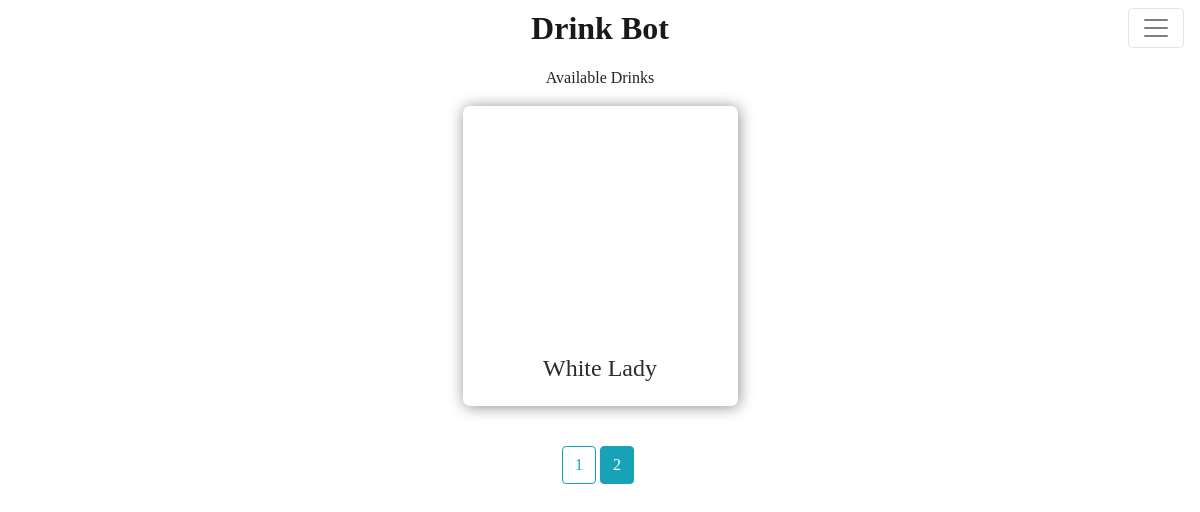
The app's page /?page=2, older data.
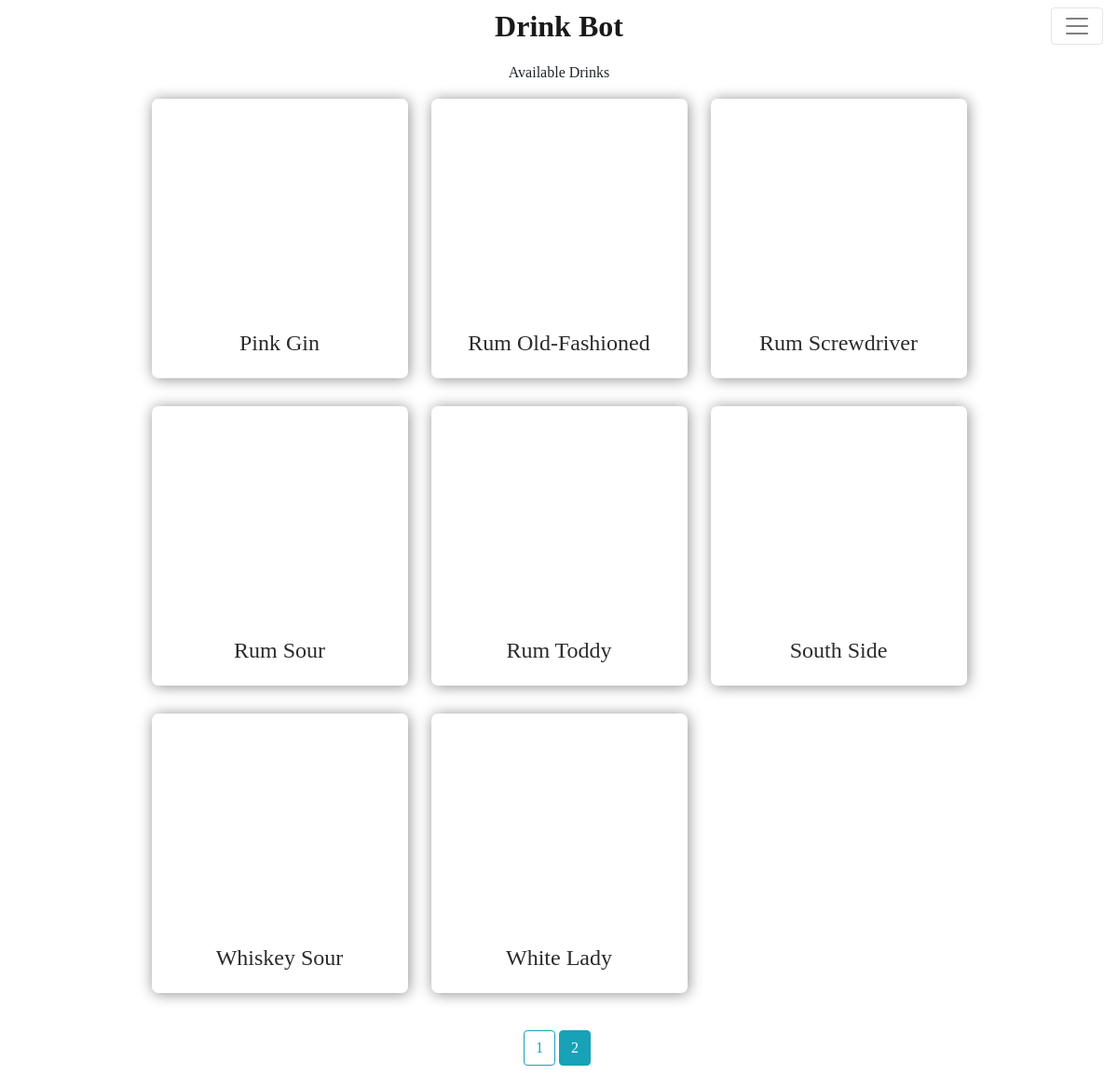
The same page, newer data.
### drink_app/models.py (models this page shows, shortened)
class Drink(models.Model):
    name = models.CharField(max_length=100)
    category = models.CharField(max_length=100)
    date_modified = models.CharField(max_length=100)
    drink_alternate = models.CharField(max_length=100)
    garnish1 = models.CharField(max_length=100)
    garnish2 = models.CharField(max_length=100)
    glass = models.CharField(max_length=100)
    iba = models.CharField(max_length=100)
    ingredient1 = models.CharField(max_length=100)
    ingredient2 = models.CharField(max_length=100)
    ingredient3 = models.CharField(max_length=100)
    ingredient4 = models.CharField(max_length=100)
    ingredient5 = models.CharField(max_length=100)
    ingredient6 = models.CharField(max_length=100)
    ingredient7 = models.CharField(max_length=100)
    ingredient8 = models.CharField(max_length=100)
    instructions = models.TextField()
    measure1 = models.CharField(max_length=100)
    measure2 = models.CharField(max_length=100)
    measure3 = models.CharField(max_length=100)
    measure4 = models.CharField(max_length=100)
    measure5 = models.CharField(max_length=100)
    measure6 = models.CharField(max_length=100)
    measure7 = models.CharField(max_length=100)
    measure8 = models.CharField(max_length=100)
    non_pump_ingr1 = models.CharField(max_length=100)
    non_pump_ingr2 = models.CharField(max_length=100)
    non_pump_ingr3 = models.CharField(max_length=100)
    non_pump_meas1 = models.CharField(max_length=100)
    non_pump_meas2 = models.CharField(max_length=100)
    non_pump_meas3 = models.CharField(max_length=100)
    tags = models.CharField(max_length=100)
    thumbnail = models.URLField(max_length=300)
    mix_type = models.CharField(max_length=100)
    substitute1 = models.CharField(max_length=100,default='None')
    substitute2 = models.CharField(max_length=100,default='None')
    substitute3 = models.CharField(max_length=100,default='None')
    substitute4 = models.CharField(max_length=100,default='None')
    substitute5 = models.CharField(max_length=100,default='None')
    substitute6 = models.CharField(max_length=100,default='None')
    substitute7 = models.CharField(max_length=100,default='None')
    substitute8 = models.CharField(max_length=100,default='None')
    def get_meas(self):
        all_meas = [self.measure1,self.measure2,self.measure3,self.measure4,self.measure5,self.measure6,
                self.measure7,self.measure8,self.non_pump_meas1,self.non_pump_meas2,self.non_pump_meas3]
        measures = []
        for meas in all_meas:
            if meas != 'None':
                measures.append(meas)
        return measures
    def get_ingrs_subs(self):
        all_ingr = [self.ingredient1,self.ingredient2,self.ingredient3,self.ingredient4,self.ingredient5,self.ingredient6,
                self.ingredient7,self.ingredient8,self.non_pump_ingr1,self.non_pump_ingr2,self.non_pump_ingr3]
        all_subs = [self.substitute1,self.substitute2,self.substitute3,self.substitute4,self.substitute5,self.substitute6,
                self.substitute7,self.substitute8,'None','None','None']
        ingrs_subs = []
        for ingr,sub in zip(all_ingr,all_subs):
            if ingr != 'None':
                ingrs_subs.append((ingr,sub))
        return ingrs_subs

### drink_app/views.py (the view)
# urls.py: 2. Add a URL to urlpatterns:  path('', views.home, name='home')
def home(request):
    form = MakeDrinkForm()
    ingrs = list(Ingredient.objects.values_list('name', flat=True))
    ingrs = dict.fromkeys(ingrs, (False,'')) # sets all ingrs to false
    extras = list(Extra.objects.values_list('name', flat=True))
    ingrs_avail = extras
    pump_ingrs = []
    pumps = {}
    for i in Pump.objects.all():
        pumps[i.ingredient] = i.name
    for ingr in pumps:
        ingrs_avail.append(ingr)
        pump_ingrs.append(ingr)
    ingrs_avail = clib.soft_search(pumps,extras,ingrs_avail,ingrs)
    pump_ingrs = clib.soft_search(pumps,extras,pump_ingrs,ingrs)
    for ingr in list(ingrs_avail):
        if not ingrs_avail[ingr][0]:
           del ingrs_avail[ingr]
    ingrs_avail['None'] = (True,'None')
    drinks = Drink.objects.filter(Q(mix_type__exact='shaken')|Q(mix_type__exact='stirred')|
                                  Q(mix_type__exact='shot')|Q(mix_type__exact='tea')|
                                  Q(mix_type__exact='blended'))
    drinks = drinks.filter(ingredient1__in=ingrs_avail).filter(ingredient2__in=ingrs_avail
                  ).filter(ingredient3__in=ingrs_avail).filter(ingredient4__in=ingrs_avail
                  ).filter(ingredient5__in=ingrs_avail).filter(ingredient6__in=ingrs_avail
                  ).filter(ingredient7__in=ingrs_avail).filter(ingredient8__in=ingrs_avail
                  ).filter(non_pump_ingr1__in=ingrs_avail).filter(non_pump_ingr2__in=ingrs_avail
                  ).filter(non_pump_ingr3__in=ingrs_avail).order_by('name')
    for ingrs in drinks.values("ingredient1","ingredient2","ingredient3","ingredient4","ingredient5","ingredient6","ingredient7","ingredient8","name"):
        substitutes = []
        for i in range(8):
            if ingrs['ingredient'+str(i+1)] != ingrs_avail[ingrs['ingredient'+str(i+1)]][1]:
                substitutes.append(ingrs_avail[ingrs['ingredient'+str(i+1)]][1])
            else:
                substitutes.append('None')
        Drink.objects.filter(name=ingrs['name']).update(substitute1=substitutes[0],substitute2=substitutes[1],
                                                        substitute3=substitutes[2],substitute4=substitutes[3],
                                                        substitute5=substitutes[4],substitute6=substitutes[5],
                                                        substitute7=substitutes[6],substitute8=substitutes[7])
    paginator = Paginator(drinks, 25) # Show 25 contacts per page.
    page_number = request.GET.get('page')
    page_obj = paginator.get_page(page_number)
    context = {
        'drinks': page_obj,
        'loops': range(1,9),
        'make_drink_form': form
        }
    if request.method == 'POST':
        form = MakeDrinkForm(request.POST)
        if form.is_valid():
            choice = [form.cleaned_data['drink_size'],form.cleaned_data['hidden_field']]
            drink_choice = Drink.objects.filter(name=choice[1]).values()[0]
            volumes = []
            ingrs_used = []
            manual_ingrs = []
            np_ingrs = []
            np_meas = []
            np_vols = []
            ingrs_disp = []
            for i in range(3):
                if drink_choice['non_pump_ingr'+str(i+1)] != 'None':
                    np_ingrs.append(drink_choice['non_pump_ingr'+str(i+1)])
                    np_meas.append(drink_choice['non_pump_meas'+str(i+1)])
                else:
                    break
            for i in range(8):
                if drink_choice['measure'+str(i+1)] != 'None':
                    ingrs_used.append( (drink_choice['ingredient'+str(i+1)],i+1) )
                    volumes.append(float(drink_choice['measure'+str(i+1)].split(' ')[0]))
                else:
                    break
            try:
                choice[0] = int(choice[0])
            except:
                choice[0] = sum(volumes)
            multiplier = choice[0]/sum(volumes)
            volumes = [round(x * multiplier,2) for x in volumes]
            for ingr,idx in ingrs_used:
                if not pump_ingrs[ingr][0]:
                    manual_ingrs.append((ingr,idx,ingrs_avail[ingr][1]))
                else:
                    ingrs_disp.append((ingr,idx,pump_ingrs[ingr][1]))
            for meas in np_meas:
                try:
                    np_vols.append(f"{float(meas.split(' ')[0]) * multiplier:.2g} {meas.partition(' ')[2]}")
                except:
                    np_vols.append(meas)
            sub_str = ''
            for ingr,idx,sub in manual_ingrs:
                if ingr == sub:
                    man_sub_str = ''
                else:
                    man_sub_str = f"({ingrs_avail[ingr][1].title()})"
                sub_str += f"{volumes[idx-1]} oz {ingr.title()} {man_sub_str}<br>"
            for meas,ingr in zip(np_vols,np_ingrs):
                sub_str += f"{meas} {ingr.title()}<br/>"
            pump_disp = {}
            for i in range(len(pumps)):
                pump_disp['pump'+str(i)] = 0
            for ingr,idx,sub in ingrs_disp:
                pump_disp[pumps[sub]] += volumes[idx-1]
            print(pump_disp)
            string_for_arduino = []
            for key,val in pump_disp.items():
                if val > 0:
                    string_for_arduino.append(key[-1]) # pump number
                    string_for_arduino.append(str(val)) # pump volume
            arduino_string = f"<{','.join(string_for_arduino)}>"
            ser = serial.Serial('/dev/ttyACM0', 115200, timeout=1)
            ser.flush()
            ser.write(bytes(arduino_string, encoding='utf-8'))
            ser.close()
            messages.success(request, mark_safe(f'"{choice[1]}" Sent to Barbot'))
            if sub_str != '':
                messages.success(request, mark_safe(f"<strong>You need to add</strong><br>{sub_str}"))
            return redirect('drinks-home') # necessary to avoid form resubmit
    else:
        form = MakeDrinkForm()
    return render(request,'drink_app/home.html', context)

### drink_app/templates/drink_app/home.html (shortened to what this page needs)
{% extends "drink_app/base.html" %}
{% block content %}
    <div class="intro-sec">
        <div class="home-heading-div">
            <p class="paragraph1">Available Drinks</p>
        </div>
    </div>
    <div class="drink_select_sec">
        <div class="drink_grid_wrapper">
            <div class="drinks_grid">
                {% for drink in drinks %}
                    <a data-toggle="modal" href="#Modal{{ forloop.counter0 }}" class="drink_block">
                        <div class="image_div" style="background:url('{{drink.thumbnail}}'); background-size: cover;background-position: 50% 20%;background-repeat: no-repeat;">
                        </div>
                        <div class="drink_text_div">
                            <h2 class="drink_name">{{ drink.name|title }}</h2>
                        </div>
                    </a>
                {% endfor %}
            </div>
        </div>
    </div>
    <div class="d-flex justify-content-center">
        {% if drinks.paginator.num_pages > 1 %}
            {% for num in drinks.paginator.page_range %}
                {% if drinks.number == num %}
                    <a class="btn btn-info mb-4 mr-1" href="?page={{ num }}"> {{ num }} </a>
                {% else %}
                    <a class="btn btn-outline-info mb-4 mr-1" href="?page={{ num }}"> {{ num }} </a>
                {% endif %}
            {% endfor %}
        {% endif %}
    </div>
{% endblock content%}

Row changes from the older to the newer data that the page shows:
now on this page (row unchanged): Drink: name "Pink Gin"
now on this page (row edited): Drink: name "Rum Old-Fashioned"
now on this page (row edited): Drink: name "Rum Screwdriver"
now on this page (row edited): Drink: name "Rum Sour"
now on this page (row edited): Drink: name "Rum Toddy"
now on this page (row unchanged): Drink: name "South Side"
now on this page (row edited): Drink: name "Whiskey Sour"
